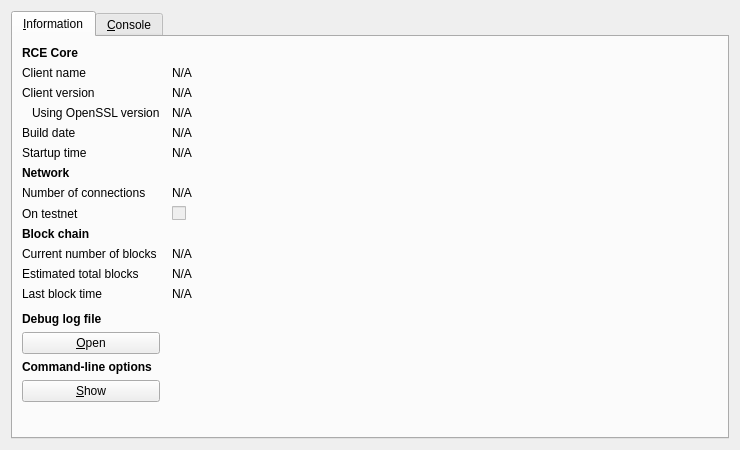
<?xml version="1.0" encoding="UTF-8"?>
<ui version="4.0">
 <class>RPCConsole</class>
 <widget class="QDialog" name="RPCConsole">
  <property name="geometry">
   <rect>
    <x>0</x>
    <y>0</y>
    <width>740</width>
    <height>450</height>
   </rect>
  </property>
  <property name="windowTitle">
   <string>RCE - Debug window</string>
  </property>
  <layout class="QVBoxLayout" name="verticalLayout_2">
   <item>
    <widget class="QTabWidget" name="tabWidget">
     <property name="currentIndex">
      <number>0</number>
     </property>
     <widget class="QWidget" name="tab_info">
      <attribute name="title">
       <string>&amp;Information</string>
      </attribute>
      <layout class="QGridLayout" name="gridLayout" columnstretch="0,1">
       <property name="horizontalSpacing">
        <number>12</number>
       </property>
       <item row="0" column="0">
        <widget class="QLabel" name="label_9">
         <property name="font">
          <font>
           <weight>75</weight>
           <bold>true</bold>
          </font>
         </property>
         <property name="text">
          <string>RCE Core</string>
         </property>
        </widget>
       </item>
       <item row="1" column="0">
        <widget class="QLabel" name="label_5">
         <property name="text">
          <string>Client name</string>
         </property>
        </widget>
       </item>
       <item row="1" column="1">
        <widget class="QLabel" name="clientName">
         <property name="cursor">
          <cursorShape>IBeamCursor</cursorShape>
         </property>
         <property name="text">
          <string>N/A</string>
         </property>
         <property name="textFormat">
          <enum>Qt::PlainText</enum>
         </property>
         <property name="textInteractionFlags">
          <set>Qt::LinksAccessibleByMouse|Qt::TextSelectableByKeyboard|Qt::TextSelectableByMouse</set>
         </property>
        </widget>
       </item>
       <item row="2" column="0">
        <widget class="QLabel" name="label_6">
         <property name="text">
          <string>Client version</string>
         </property>
        </widget>
       </item>
       <item row="2" column="1">
        <widget class="QLabel" name="clientVersion">
         <property name="cursor">
          <cursorShape>IBeamCursor</cursorShape>
         </property>
         <property name="text">
          <string>N/A</string>
         </property>
         <property name="textFormat">
          <enum>Qt::PlainText</enum>
         </property>
         <property name="textInteractionFlags">
          <set>Qt::LinksAccessibleByMouse|Qt::TextSelectableByKeyboard|Qt::TextSelectableByMouse</set>
         </property>
        </widget>
       </item>
       <item row="3" column="0">
        <widget class="QLabel" name="label_14">
         <property name="text">
          <string>Using OpenSSL version</string>
         </property>
         <property name="indent">
          <number>10</number>
         </property>
        </widget>
       </item>
       <item row="3" column="1">
        <widget class="QLabel" name="openSSLVersion">
         <property name="cursor">
          <cursorShape>IBeamCursor</cursorShape>
         </property>
         <property name="text">
          <string>N/A</string>
         </property>
         <property name="textFormat">
          <enum>Qt::PlainText</enum>
         </property>
         <property name="textInteractionFlags">
          <set>Qt::LinksAccessibleByMouse|Qt::TextSelectableByKeyboard|Qt::TextSelectableByMouse</set>
         </property>
        </widget>
       </item>
       <item row="4" column="0">
        <widget class="QLabel" name="label_12">
         <property name="text">
          <string>Build date</string>
         </property>
        </widget>
       </item>
       <item row="4" column="1">
        <widget class="QLabel" name="buildDate">
         <property name="cursor">
          <cursorShape>IBeamCursor</cursorShape>
         </property>
         <property name="text">
          <string>N/A</string>
         </property>
         <property name="textFormat">
          <enum>Qt::PlainText</enum>
         </property>
         <property name="textInteractionFlags">
          <set>Qt::LinksAccessibleByMouse|Qt::TextSelectableByKeyboard|Qt::TextSelectableByMouse</set>
         </property>
        </widget>
       </item>
       <item row="5" column="0">
        <widget class="QLabel" name="label_13">
         <property name="text">
          <string>Startup time</string>
         </property>
        </widget>
       </item>
       <item row="5" column="1">
        <widget class="QLabel" name="startupTime">
         <property name="cursor">
          <cursorShape>IBeamCursor</cursorShape>
         </property>
         <property name="text">
          <string>N/A</string>
         </property>
         <property name="textFormat">
          <enum>Qt::PlainText</enum>
         </property>
         <property name="textInteractionFlags">
          <set>Qt::LinksAccessibleByMouse|Qt::TextSelectableByKeyboard|Qt::TextSelectableByMouse</set>
         </property>
        </widget>
       </item>
       <item row="6" column="0">
        <widget class="QLabel" name="label_11">
         <property name="font">
          <font>
           <weight>75</weight>
           <bold>true</bold>
          </font>
         </property>
         <property name="text">
          <string>Network</string>
         </property>
        </widget>
       </item>
       <item row="7" column="0">
        <widget class="QLabel" name="label_7">
         <property name="text">
          <string>Number of connections</string>
         </property>
        </widget>
       </item>
       <item row="7" column="1">
        <widget class="QLabel" name="numberOfConnections">
         <property name="cursor">
          <cursorShape>IBeamCursor</cursorShape>
         </property>
         <property name="text">
          <string>N/A</string>
         </property>
         <property name="textFormat">
          <enum>Qt::PlainText</enum>
         </property>
         <property name="textInteractionFlags">
          <set>Qt::LinksAccessibleByMouse|Qt::TextSelectableByKeyboard|Qt::TextSelectableByMouse</set>
         </property>
        </widget>
       </item>
       <item row="8" column="0">
        <widget class="QLabel" name="label_8">
         <property name="text">
          <string>On testnet</string>
         </property>
        </widget>
       </item>
       <item row="8" column="1">
        <widget class="QCheckBox" name="isTestNet">
         <property name="enabled">
          <bool>false</bool>
         </property>
         <property name="text">
          <string/>
         </property>
        </widget>
       </item>
       <item row="9" column="0">
        <widget class="QLabel" name="label_10">
         <property name="font">
          <font>
           <weight>75</weight>
           <bold>true</bold>
          </font>
         </property>
         <property name="text">
          <string>Block chain</string>
         </property>
        </widget>
       </item>
       <item row="10" column="0">
        <widget class="QLabel" name="label_3">
         <property name="text">
          <string>Current number of blocks</string>
         </property>
        </widget>
       </item>
       <item row="10" column="1">
        <widget class="QLabel" name="numberOfBlocks">
         <property name="cursor">
          <cursorShape>IBeamCursor</cursorShape>
         </property>
         <property name="text">
          <string>N/A</string>
         </property>
         <property name="textFormat">
          <enum>Qt::PlainText</enum>
         </property>
         <property name="textInteractionFlags">
          <set>Qt::LinksAccessibleByMouse|Qt::TextSelectableByKeyboard|Qt::TextSelectableByMouse</set>
         </property>
        </widget>
       </item>
       <item row="11" column="0">
        <widget class="QLabel" name="label_4">
         <property name="text">
          <string>Estimated total blocks</string>
         </property>
        </widget>
       </item>
       <item row="11" column="1">
        <widget class="QLabel" name="totalBlocks">
         <property name="cursor">
          <cursorShape>IBeamCursor</cursorShape>
         </property>
         <property name="text">
          <string>N/A</string>
         </property>
         <property name="textFormat">
          <enum>Qt::PlainText</enum>
         </property>
         <property name="textInteractionFlags">
          <set>Qt::LinksAccessibleByMouse|Qt::TextSelectableByKeyboard|Qt::TextSelectableByMouse</set>
         </property>
        </widget>
       </item>
       <item row="12" column="0">
        <widget class="QLabel" name="label_2">
         <property name="text">
          <string>Last block time</string>
         </property>
        </widget>
       </item>
       <item row="12" column="1">
        <widget class="QLabel" name="lastBlockTime">
         <property name="cursor">
          <cursorShape>IBeamCursor</cursorShape>
         </property>
         <property name="text">
          <string>N/A</string>
         </property>
         <property name="textFormat">
          <enum>Qt::PlainText</enum>
         </property>
         <property name="textInteractionFlags">
          <set>Qt::LinksAccessibleByMouse|Qt::TextSelectableByKeyboard|Qt::TextSelectableByMouse</set>
         </property>
        </widget>
       </item>
       <item row="13" column="0">
        <spacer name="verticalSpacer_2">
         <property name="orientation">
          <enum>Qt::Vertical</enum>
         </property>
         <property name="sizeHint" stdset="0">
          <size>
           <width>20</width>
           <height>20</height>
          </size>
         </property>
        </spacer>
       </item>
       <item row="14" column="0">
        <widget class="QLabel" name="labelDebugLogfile">
         <property name="font">
          <font>
           <weight>75</weight>
           <bold>true</bold>
          </font>
         </property>
         <property name="text">
          <string>Debug log file</string>
         </property>
        </widget>
       </item>
       <item row="15" column="0">
        <widget class="QPushButton" name="openDebugLogfileButton">
         <property name="toolTip">
          <string>Open the RCE debug log file from the current data directory. This can take a few seconds for large log files.</string>
         </property>
         <property name="text">
          <string>&amp;Open</string>
         </property>
         <property name="autoDefault">
          <bool>false</bool>
         </property>
        </widget>
       </item>
       <item row="16" column="0">
        <widget class="QLabel" name="labelCLOptions">
         <property name="font">
          <font>
           <weight>75</weight>
           <bold>true</bold>
          </font>
         </property>
         <property name="text">
          <string>Command-line options</string>
         </property>
        </widget>
       </item>
       <item row="17" column="0">
        <widget class="QPushButton" name="showCLOptionsButton">
         <property name="toolTip">
          <string>Show the RCE-Qt help message to get a list with possible RCE command-line options.</string>
         </property>
         <property name="text">
          <string>&amp;Show</string>
         </property>
         <property name="autoDefault">
          <bool>false</bool>
         </property>
        </widget>
       </item>
       <item row="18" column="0">
        <spacer name="verticalSpacer">
         <property name="orientation">
          <enum>Qt::Vertical</enum>
         </property>
         <property name="sizeHint" stdset="0">
          <size>
           <width>20</width>
           <height>40</height>
          </size>
         </property>
        </spacer>
       </item>
      </layout>
     </widget>
     <widget class="QWidget" name="tab_console">
      <attribute name="title">
       <string>&amp;Console</string>
      </attribute>
      <layout class="QVBoxLayout" name="verticalLayout_3">
       <property name="spacing">
        <number>3</number>
       </property>
       <item>
        <widget class="QTextEdit" name="messagesWidget">
         <property name="minimumSize">
          <size>
           <width>0</width>
           <height>100</height>
          </size>
         </property>
         <property name="readOnly">
          <bool>true</bool>
         </property>
         <property name="tabKeyNavigation" stdset="0">
          <bool>false</bool>
         </property>
         <property name="columnCount" stdset="0">
          <number>2</number>
         </property>
        </widget>
       </item>
       <item>
        <layout class="QHBoxLayout" name="horizontalLayout">
         <property name="spacing">
          <number>3</number>
         </property>
         <item>
          <widget class="QLabel" name="label">
           <property name="text">
            <string notr="true">&gt;</string>
           </property>
          </widget>
         </item>
         <item>
          <widget class="QLineEdit" name="lineEdit"/>
         </item>
         <item>
          <widget class="QPushButton" name="clearButton">
           <property name="maximumSize">
            <size>
             <width>24</width>
             <height>24</height>
            </size>
           </property>
           <property name="toolTip">
            <string>Clear console</string>
           </property>
           <property name="text">
            <string/>
           </property>
           <property name="icon">
            <iconset resource="../bitcoin.qrc">
             <normaloff>:/icons/remove</normaloff>:/icons/remove</iconset>
           </property>
           <property name="shortcut">
            <string notr="true">Ctrl+L</string>
           </property>
           <property name="autoDefault">
            <bool>false</bool>
           </property>
          </widget>
         </item>
        </layout>
       </item>
      </layout>
     </widget>
    </widget>
   </item>
  </layout>
 </widget>
 <resources>
  <include location="../bitcoin.qrc"/>
 </resources>
 <connections/>
</ui>
